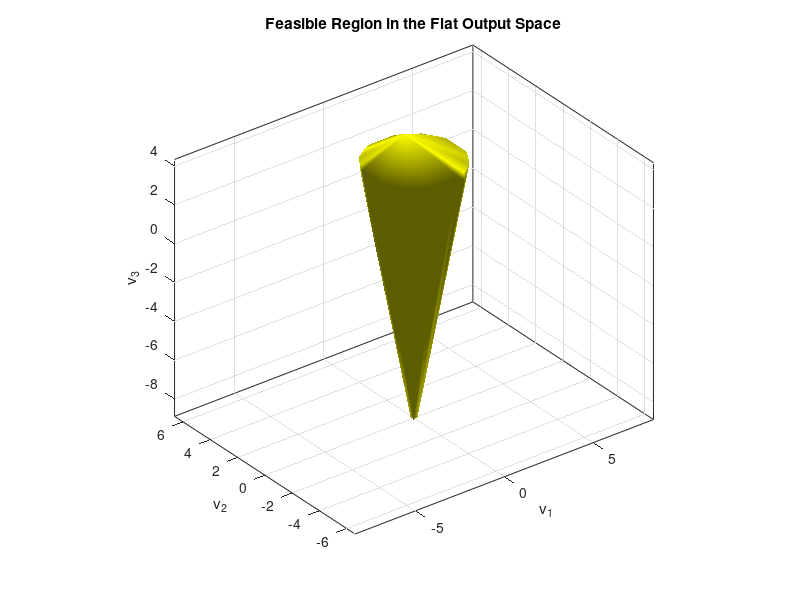

Write the MATLAB code that produced this figure. (Note: this script raises an error after producing the figure.)
clear; close all; clc;

load('mats/Upos.mat'); 

%%
v1_range = linspace(-3, 3, 30);
v2_range = linspace(-3, 3, 30);
v3_range = linspace(-10, 6, 30);

g = 9.81;
eps_max = deg2rad(10);     
T_min = 0;
T_max = 14.5;                     

[v1, v2, v3] = ndgrid(v1_range, v2_range, v3_range);
points = [v1(:), v2(:), v3(:)];

fl1 = (v1.^2 + v2.^2 + (v3 + g).^2);

% Apply constraints
c1 = ( fl1 <= T_max^2) & (fl1 >= T_min^2);
c2 = ((v1.^2 + v2.^2) ./ fl1) <= sin(eps_max)^2;
c3 = ((v1.^2 + v2.^2) ./ ((v3 + g).^2)) <= tan(eps_max)^2;

feasible = c1 & c2 & c3;
feasible_pts = [v1(feasible), v2(feasible), v3(feasible)];

K_constraints = convhull(feasible_pts);

% Compute the UPOS feasible points
upos_is_feasible = all((A_vc * points') <= b_vc, 1);
upos_feasible_points = points(upos_is_feasible, :);

K_upos = convhull(upos_feasible_points);

figure; hold on;

trisurf(K_constraints, feasible_pts(:, 1), feasible_pts(:, 2), feasible_pts(:, 3), ...
    'FaceAlpha', 0.5, 'EdgeColor', 'none', 'FaceColor', 'yellow');

% trisurf(K_upos, upos_feasible_points(:, 1), upos_feasible_points(:, 2), upos_feasible_points(:, 3), ...
%     'FaceAlpha', 0.5, 'EdgeColor', 'none', 'FaceColor', 'magenta');

xlabel('v_1'); ylabel('v_2'); zlabel('v_3');
% xlim([-2, 2]); ylim([-2, 2]); zlim([-2, 2]);
title('Feasible Region in the Flat Output Space');
axis equal;
grid on; box on;

camlight headlight;
lighting gouraud;
material dull;
view(3);

%%
highest_height = feasible_pts(end, end, end);
first_point = feasible_pts(1, :, :);
lowest_height = first_point(3);

top_points = feasible_pts(feasible_pts(:, 3) == highest_height, :);
top_points_xy = top_points(:, 1:2);

low_points = feasible_pts(feasible_pts(:, 3) == lowest_height, :);
low_points_xy = low_points(:, 1:2);

[center_high, r_high, high_hull_pts, high_hull] = get_cricle_coord(top_points(:, 1:2));
[center_low, r_low, low_hull_pts, low_hull] = get_cricle_coord(low_points(:, 1:2));

%%
theta = linspace(0, 2*pi, 8);
x_circ = center_high(1) + cos(theta) .* r_high;
y_circ = center_high(2) + sin(theta) .* r_high;
high_circle_poly = [x_circ(:), y_circ(:)];

x_circ = center_low(1) + cos(theta) .* r_low;
y_circ = center_low(2) + sin(theta) .* r_low;
low_circle_poly = [x_circ(:), y_circ(:)];

%%
figure; hold on; grid on;
plot(top_points_xy(:, 1), top_points_xy(:, 2), 'b.');
plot(high_hull_pts(:, 1), high_hull_pts(:, 2), 'k--');
plot(high_circle_poly(:, 1), high_circle_poly(:, 2), 'Color', 'r');
plot(center_high(1), center_high(2), 'rx');
title('Top Hull');
xlabel('x'); ylabel('y');

figure; hold on; grid on;
plot(low_points_xy(:, 1), low_points_xy(:, 2), 'b.');
plot(low_hull_pts(:, 1), low_hull_pts(:, 2), 'k--');
plot(low_circle_poly(:, 1), low_circle_poly(:, 2), 'Color', 'r');
plot(center_low(1), center_low(2), 'rx');
title('Low Hull');
xlabel('x'); ylabel('y');

%%

temp1 = [high_circle_poly, highest_height .* ones(length(high_circle_poly), 1)];
temp2 = [low_circle_poly, lowest_height .* ones(length(low_circle_poly), 1)];
circle_vert = [temp1; temp2];

P = Polyhedron('V', circle_vert);
P_upos = Polyhedron('A', A_vc, 'b', b_vc);

figure; hold on;  grid on;
plot(P, 'color', 'yellow', 'alpha', 0.4);
plot(P_upos, 'color', 'cyan', 'alpha', 0.4);
legend('constraints', 'upos')
title('Polyhedron from Vertices');

P.A





